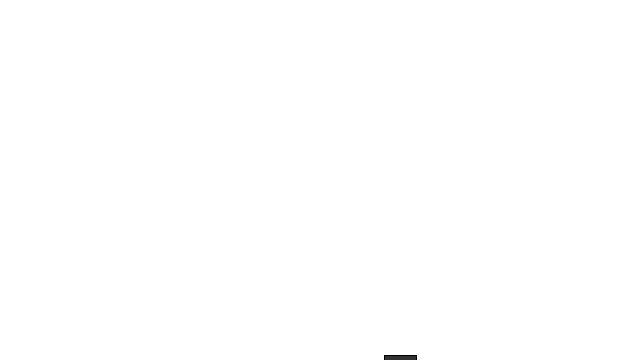
Frame 1 (no input)
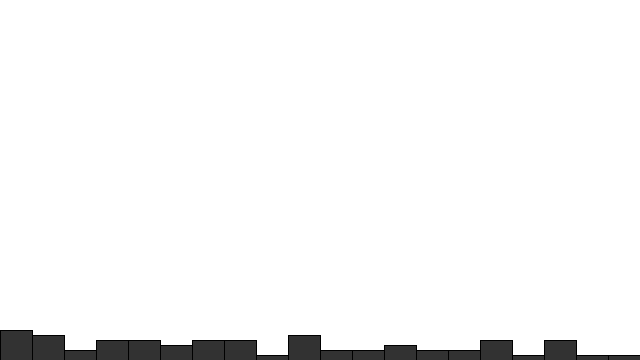
Frame 60 (the mouse pressed at the canvas centre just before this capture)
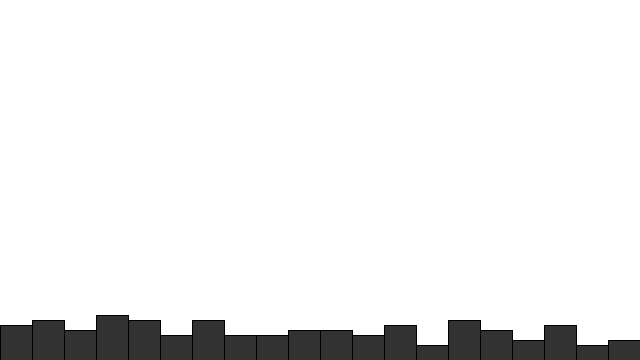
Frame 120 (the mouse held since frame 60 and released just before this capture)

The Processing sketch that drew these frames (run headless with seeded random() and noise(); from frame 60 on, the mouse is pressed at the canvas centre):

// Processing sketch: RandomDistribution
// ── RandomDistribution.pde
// Variables
int[] randomColumn;

void setup() {
  // Initialize Window
  size(640, 360);
  background(255);

  // Initialzie Variable
  randomColumn = new int[20];
}

void draw() {
  int randomIndex = (int)random(0, randomColumn.length);
  randomColumn[randomIndex]++;

  stroke(0);
  fill(50);
  int columnWidth = width / randomColumn.length;

  for (int i = 0; i < randomColumn.length; i++)
    rect(i * columnWidth, height, columnWidth, -5 * randomColumn[i]);
}
